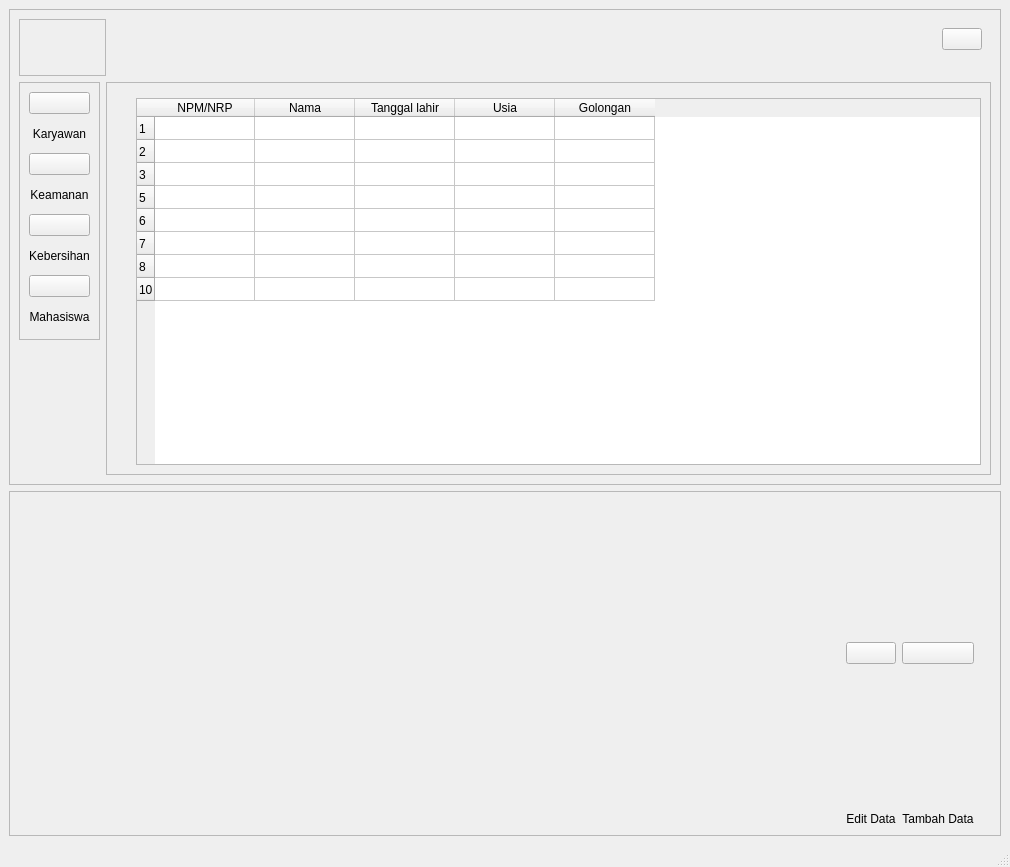
<?xml version="1.0" encoding="UTF-8"?>
<ui version="4.0">
 <class>MainWindow</class>
 <widget class="QMainWindow" name="MainWindow">
  <property name="geometry">
   <rect>
    <x>0</x>
    <y>0</y>
    <width>1010</width>
    <height>867</height>
   </rect>
  </property>
  <property name="windowTitle">
   <string>MainWindow</string>
  </property>
  <widget class="QWidget" name="centralwidget">
   <layout class="QGridLayout" name="gridLayout">
    <item row="0" column="0">
     <widget class="QFrame" name="frame">
      <property name="frameShape">
       <enum>QFrame::StyledPanel</enum>
      </property>
      <property name="frameShadow">
       <enum>QFrame::Raised</enum>
      </property>
      <layout class="QGridLayout" name="gridLayout_6">
       <item row="2" column="0">
        <widget class="QLabel" name="label">
         <property name="text">
          <string/>
         </property>
        </widget>
       </item>
       <item row="1" column="0" rowspan="2">
        <widget class="QFrame" name="frame_2">
         <property name="frameShape">
          <enum>QFrame::StyledPanel</enum>
         </property>
         <property name="frameShadow">
          <enum>QFrame::Raised</enum>
         </property>
         <layout class="QGridLayout" name="gridLayout_5">
          <item row="0" column="0">
           <layout class="QVBoxLayout" name="verticalLayout_7">
            <item>
             <widget class="QPushButton" name="pushButton">
              <property name="text">
               <string/>
              </property>
              <property name="icon">
               <iconset resource="img_rsc.qrc">
                <normaloff>:/images/img/karyawan.png</normaloff>:/images/img/karyawan.png</iconset>
              </property>
              <property name="iconSize">
               <size>
                <width>85</width>
                <height>85</height>
               </size>
              </property>
             </widget>
            </item>
            <item>
             <widget class="QLabel" name="label_5">
              <property name="text">
               <string>Karyawan</string>
              </property>
              <property name="alignment">
               <set>Qt::AlignCenter</set>
              </property>
             </widget>
            </item>
           </layout>
          </item>
          <item row="1" column="0">
           <layout class="QVBoxLayout" name="verticalLayout_6">
            <item>
             <widget class="QPushButton" name="pushButton_2">
              <property name="text">
               <string/>
              </property>
              <property name="icon">
               <iconset resource="img_rsc.qrc">
                <normaloff>:/images/img/satpam.png</normaloff>:/images/img/satpam.png</iconset>
              </property>
              <property name="iconSize">
               <size>
                <width>85</width>
                <height>85</height>
               </size>
              </property>
             </widget>
            </item>
            <item>
             <widget class="QLabel" name="label_6">
              <property name="text">
               <string>Keamanan</string>
              </property>
              <property name="alignment">
               <set>Qt::AlignCenter</set>
              </property>
             </widget>
            </item>
           </layout>
          </item>
          <item row="2" column="0">
           <layout class="QVBoxLayout" name="verticalLayout_5">
            <item>
             <widget class="QPushButton" name="pushButton_3">
              <property name="text">
               <string/>
              </property>
              <property name="icon">
               <iconset resource="img_rsc.qrc">
                <normaloff>:/images/img/cs.png</normaloff>:/images/img/cs.png</iconset>
              </property>
              <property name="iconSize">
               <size>
                <width>85</width>
                <height>85</height>
               </size>
              </property>
             </widget>
            </item>
            <item>
             <widget class="QLabel" name="label_7">
              <property name="text">
               <string>Kebersihan</string>
              </property>
              <property name="alignment">
               <set>Qt::AlignCenter</set>
              </property>
             </widget>
            </item>
           </layout>
          </item>
          <item row="3" column="0">
           <layout class="QVBoxLayout" name="verticalLayout_8">
            <item>
             <widget class="QPushButton" name="pushButton_4">
              <property name="text">
               <string/>
              </property>
              <property name="icon">
               <iconset resource="img_rsc.qrc">
                <normaloff>:/images/img/mahasiswa.png</normaloff>:/images/img/mahasiswa.png</iconset>
              </property>
              <property name="iconSize">
               <size>
                <width>85</width>
                <height>85</height>
               </size>
              </property>
             </widget>
            </item>
            <item>
             <widget class="QLabel" name="label_8">
              <property name="text">
               <string>Mahasiswa</string>
              </property>
              <property name="alignment">
               <set>Qt::AlignCenter</set>
              </property>
             </widget>
            </item>
           </layout>
          </item>
         </layout>
        </widget>
       </item>
       <item row="0" column="3">
        <widget class="QFrame" name="frame_3">
         <property name="frameShape">
          <enum>QFrame::NoFrame</enum>
         </property>
         <property name="frameShadow">
          <enum>QFrame::Plain</enum>
         </property>
         <layout class="QGridLayout" name="gridLayout_2">
          <item row="0" column="1">
           <widget class="QPushButton" name="home">
            <property name="styleSheet">
             <string notr="true"/>
            </property>
            <property name="text">
             <string notr="true"/>
            </property>
            <property name="icon">
             <iconset resource="img_rsc.qrc">
              <normaloff>:/images/img/home.png</normaloff>:/images/img/home.png</iconset>
            </property>
            <property name="iconSize">
             <size>
              <width>60</width>
              <height>60</height>
             </size>
            </property>
           </widget>
          </item>
          <item row="0" column="0">
           <spacer name="horizontalSpacer_3">
            <property name="orientation">
             <enum>Qt::Horizontal</enum>
            </property>
            <property name="sizeHint" stdset="0">
             <size>
              <width>40</width>
              <height>20</height>
             </size>
            </property>
           </spacer>
          </item>
          <item row="1" column="1">
           <spacer name="verticalSpacer_2">
            <property name="orientation">
             <enum>Qt::Vertical</enum>
            </property>
            <property name="sizeHint" stdset="0">
             <size>
              <width>17</width>
              <height>9</height>
             </size>
            </property>
           </spacer>
          </item>
         </layout>
        </widget>
       </item>
       <item row="1" column="1" rowspan="3" colspan="3">
        <widget class="QFrame" name="frame_5">
         <property name="frameShape">
          <enum>QFrame::StyledPanel</enum>
         </property>
         <property name="frameShadow">
          <enum>QFrame::Raised</enum>
         </property>
         <layout class="QGridLayout" name="gridLayout_7">
          <item row="0" column="0" rowspan="2">
           <spacer name="verticalSpacer_4">
            <property name="orientation">
             <enum>Qt::Vertical</enum>
            </property>
            <property name="sizeHint" stdset="0">
             <size>
              <width>20</width>
              <height>373</height>
             </size>
            </property>
           </spacer>
          </item>
          <item row="1" column="1">
           <widget class="QTableWidget" name="tableWidget">
            <property name="frameShadow">
             <enum>QFrame::Raised</enum>
            </property>
            <attribute name="horizontalHeaderVisible">
             <bool>true</bool>
            </attribute>
            <attribute name="horizontalHeaderCascadingSectionResizes">
             <bool>false</bool>
            </attribute>
            <attribute name="horizontalHeaderHighlightSections">
             <bool>true</bool>
            </attribute>
            <attribute name="horizontalHeaderShowSortIndicator" stdset="0">
             <bool>false</bool>
            </attribute>
            <attribute name="horizontalHeaderStretchLastSection">
             <bool>false</bool>
            </attribute>
            <attribute name="verticalHeaderVisible">
             <bool>true</bool>
            </attribute>
            <attribute name="verticalHeaderCascadingSectionResizes">
             <bool>false</bool>
            </attribute>
            <attribute name="verticalHeaderDefaultSectionSize">
             <number>23</number>
            </attribute>
            <attribute name="verticalHeaderHighlightSections">
             <bool>true</bool>
            </attribute>
            <row>
             <property name="text">
              <string>1</string>
             </property>
            </row>
            <row>
             <property name="text">
              <string>2</string>
             </property>
            </row>
            <row>
             <property name="text">
              <string>3</string>
             </property>
            </row>
            <row>
             <property name="text">
              <string>5</string>
             </property>
            </row>
            <row>
             <property name="text">
              <string>6</string>
             </property>
            </row>
            <row>
             <property name="text">
              <string>7</string>
             </property>
            </row>
            <row>
             <property name="text">
              <string>8</string>
             </property>
            </row>
            <row>
             <property name="text">
              <string>10</string>
             </property>
            </row>
            <column>
             <property name="text">
              <string>NPM/NRP</string>
             </property>
            </column>
            <column>
             <property name="text">
              <string>Nama</string>
             </property>
            </column>
            <column>
             <property name="text">
              <string>Tanggal lahir</string>
             </property>
            </column>
            <column>
             <property name="text">
              <string>Usia</string>
             </property>
            </column>
            <column>
             <property name="text">
              <string>Golongan</string>
             </property>
            </column>
           </widget>
          </item>
         </layout>
        </widget>
       </item>
       <item row="0" column="0" colspan="3">
        <widget class="QFrame" name="frame_6">
         <property name="frameShape">
          <enum>QFrame::StyledPanel</enum>
         </property>
         <property name="frameShadow">
          <enum>QFrame::Raised</enum>
         </property>
         <layout class="QGridLayout" name="gridLayout_4">
          <item row="0" column="0">
           <layout class="QHBoxLayout" name="horizontalLayout">
            <item>
             <widget class="QLabel" name="label_9">
              <property name="text">
               <string/>
              </property>
              <property name="pixmap">
               <pixmap resource="img_rsc.qrc">:/images/img/upn logo.png</pixmap>
              </property>
             </widget>
            </item>
            <item>
             <widget class="QLabel" name="label_10">
              <property name="text">
               <string/>
              </property>
              <property name="pixmap">
               <pixmap resource="img_rsc.qrc">:/images/img/poli gigi logo.png</pixmap>
              </property>
             </widget>
            </item>
           </layout>
          </item>
          <item row="1" column="0">
           <spacer name="verticalSpacer">
            <property name="orientation">
             <enum>Qt::Vertical</enum>
            </property>
            <property name="sizeHint" stdset="0">
             <size>
              <width>17</width>
              <height>17</height>
             </size>
            </property>
           </spacer>
          </item>
          <item row="0" column="1">
           <spacer name="horizontalSpacer_2">
            <property name="orientation">
             <enum>Qt::Horizontal</enum>
            </property>
            <property name="sizeHint" stdset="0">
             <size>
              <width>40</width>
              <height>20</height>
             </size>
            </property>
           </spacer>
          </item>
         </layout>
        </widget>
       </item>
      </layout>
     </widget>
    </item>
    <item row="1" column="0">
     <widget class="QFrame" name="frame_4">
      <property name="frameShape">
       <enum>QFrame::StyledPanel</enum>
      </property>
      <property name="frameShadow">
       <enum>QFrame::Raised</enum>
      </property>
      <layout class="QGridLayout" name="gridLayout_3">
       <item row="0" column="0">
        <spacer name="horizontalSpacer_4">
         <property name="orientation">
          <enum>Qt::Horizontal</enum>
         </property>
         <property name="sizeHint" stdset="0">
          <size>
           <width>690</width>
           <height>20</height>
          </size>
         </property>
        </spacer>
       </item>
       <item row="1" column="1">
        <widget class="QLabel" name="label_2">
         <property name="text">
          <string>Edit Data</string>
         </property>
         <property name="alignment">
          <set>Qt::AlignCenter</set>
         </property>
        </widget>
       </item>
       <item row="0" column="3">
        <spacer name="verticalSpacer_3">
         <property name="orientation">
          <enum>Qt::Vertical</enum>
         </property>
         <property name="sizeHint" stdset="0">
          <size>
           <width>17</width>
           <height>119</height>
          </size>
         </property>
        </spacer>
       </item>
       <item row="0" column="1">
        <widget class="QPushButton" name="pushButton_6">
         <property name="text">
          <string/>
         </property>
         <property name="icon">
          <iconset resource="img_rsc.qrc">
           <normaloff>:/images/img/edit.png</normaloff>:/images/img/edit.png</iconset>
         </property>
         <property name="iconSize">
          <size>
           <width>60</width>
           <height>60</height>
          </size>
         </property>
        </widget>
       </item>
       <item row="0" column="2">
        <widget class="QPushButton" name="pushButton_5">
         <property name="text">
          <string/>
         </property>
         <property name="icon">
          <iconset resource="img_rsc.qrc">
           <normaloff>:/images/img/data_baru.png</normaloff>:/images/img/data_baru.png</iconset>
         </property>
         <property name="iconSize">
          <size>
           <width>60</width>
           <height>60</height>
          </size>
         </property>
        </widget>
       </item>
       <item row="1" column="2">
        <widget class="QLabel" name="label_3">
         <property name="text">
          <string>Tambah Data</string>
         </property>
         <property name="alignment">
          <set>Qt::AlignCenter</set>
         </property>
        </widget>
       </item>
      </layout>
     </widget>
    </item>
   </layout>
  </widget>
  <widget class="QMenuBar" name="menubar">
   <property name="geometry">
    <rect>
     <x>0</x>
     <y>0</y>
     <width>1010</width>
     <height>21</height>
    </rect>
   </property>
  </widget>
  <widget class="QStatusBar" name="statusbar"/>
 </widget>
 <resources>
  <include location="img_rsc.qrc"/>
 </resources>
 <connections/>
</ui>
